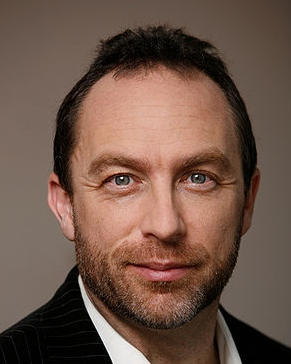
#> input picture webgl/jimmy.jpg, 291 x 364 px
$ python make_palettized_jpeg2000.py webgl/jimmy.jpg out.png
#> lines starting #> are read from the running program, lines starting #| are printed output that depends on the picture
#!/usr/bin/env python3

# Creates a jpeg2000 file with a palette, since I couldn't find any existing
# tool that does this :/

from PIL import Image
import argparse
import glymur
import numpy as np
import os

# requirements.txt:
# Pillow>=9.0.0
# numpy>=1.22.0
# glymur>=0.9.1

# To set up a new conda environment for this script:
#
# 1. Create the environment with the necessary packages listed in
#    requirements.txt:
#        conda create --name palettized_jp2_env python=3.9 -y
# 2. Activate the environment:
#        conda activate palettized_jp2_env
# 3. Install the dependencies using pip:
#        pip install -r requirements.txt
#
# Also need libopenjp2.dylib on search path:
#
#     export DYLD_LIBRARY_PATH=$PWD/../openjpeg/build/bin
#
# If you're using conda, don't run this as `./make_palettized_jpeg2000.py`
# as that will pick up system python instead of conda python. Run
# `python3 make_palettized_jpeg2000.py ...` instead. (Else, glymur will complain
# "You must have at least version 2.3.0 of OpenJPEG in order to write images."
# because it can't find libopenjp2.dylib.)

def create_palettized_jp2(image_path, output_path, num_colors=256,
                          macos_15_1_workaround=False):
    # 1. Load image
#> called with image_path = 'webgl/jimmy.jpg', output_path = 'out.png', num_colors = 256
    try:
        img = Image.open(image_path)
#> img is the input picture: PIL image 291x364 RGB; mean R, G, B 111.1, 85.5, 72.7
    except FileNotFoundError:
        print(f'Error: Image file not found at {image_path}')
        return
    except Exception as e:
        print(f'Error opening image: {e}')
        return

    # Convert to RGB (RGBA cannot use floyd steinberg dithering,
    # and we're not writing alpha anyways)
    img = img.convert('RGB')

    # 2. Compute palette, and apply it.
    palettized_img = img.quantize(colors=num_colors)
    palette = palettized_img.getpalette()
#> palette = 768 values, max 233 at index 0, min 0 at index 716, mean 88.14
    image_data = np.array(palettized_img)
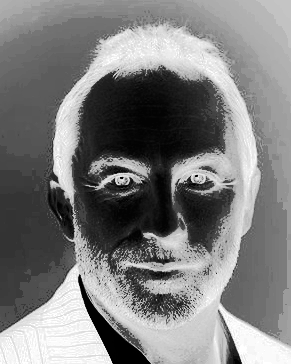
#> image_data: shape (364, 291); min 0, max 255, mean 125.2

    # 3. Create temporary grayscale JP2 with the palette indices.

    # Glymur seems to read the file if it exists. Delete it if it exists
    # to make sure glymur writes fresh files.
    try:
        os.remove('tmp.jp2')
    except:
        pass
    jp2 = glymur.Jp2k(
        'tmp.jp2',
        data=image_data,
        colorspace='gray',
        numres=4, # You can adjust this
    )

    # 4. Adjust boxes to turn it into a palettized jp2.
    #
    # Similar to rewrap_for_colormap() in
    # https://github.com/quintusdias/glymur/blob/master/glymur/tiff.py#L220
    #
    # If `tiff2jp2` worked, that would've been best! But I couldn't get it
    # to produce working output. I tried:
    #
    #     DYLD_LIBRARY_PATH=../tiff-4.7.0/libtiff/.libs:../openjpeg/build/bin \
    #         tiff2jp2 palette.tiff plaette.jp2

    # Find and update colr box to say this contains sRGB data
    # (colr stores state after palette application).
    boxes = jp2.box[:]
    jp2h_box = [box for box in boxes if box.box_id == 'jp2h'][0]

    colr_box = jp2h_box.box[1]  # colr box should be the second box
    assert colr_box.box_id == 'colr'
    colr_box.method = 1  # Enumerated color space
    colr_box.colorspace = 16 # sRGB

    # Create pclr box to store the palette
    num_palette_entries = len(palette) // 3

    if not all(p <= 127 for p in palette) and macos_15_1_workaround:
        # In macOS 15.1, Preview.app seems to not add 1 to the B^i field in the
        # pclr header, and errors out if any palette entry has a 127 < value <=
        # 255.  T.800 Table 1.13 makes it very clear that 1 should be added,
        # and everyone else does that, but the B^i text itself is a bit
        # unclear. Sigh.
        # If you don't care about Preview.app being able to open your file,
        # set this to 1. Else, this has to be 2 -- or keep the channel values
        # in the input image at < 127. (The image will look too dark everywhere
        # with this, including in Preview.app, but at least it'll show up.)
        # This is fixed in macOS 15.3. (I don't know the status in 15.2.)
        d = 2
        palette = [p // d for p in palette]

    palette = np.array(palette, dtype=np.uint8)
    palette = palette.reshape(num_palette_entries, 3)
    pclr_box = glymur.jp2box.PaletteBox(
        palette,
        [8] * palette.shape[1],
        [False] * palette.shape[1],
    )

    # Create cmap box to map 1st palette column to r, 2nd to g, 3rd to b.
    cmap_box = glymur.jp2box.ComponentMappingBox(
        component_index=(0, 0, 0),
        mapping_type=(1, 1, 1),
        palette_index=(0, 1, 2)
    )

    # Insert the new boxes after the colr box.
    jp2h_box.box.insert(2, pclr_box)
    jp2h_box.box.insert(3, cmap_box)

    # Rewrite grayscale jpeg2000 with new boxes.
    try:
        os.remove(output_path)
    except:
        pass
    jp2.wrap(output_path, boxes=boxes)

    print(f'Successfully created palettized JP2: {output_path}')


def main():
    parser = argparse.ArgumentParser(
        description='Create a palettized JPEG 2000 image.')
    parser.add_argument('image_path', help='path to input image file')
    parser.add_argument('output_path', help='path to output JP2 file')
    parser.add_argument('-c', '--colors', type=int, default=256,
                        help='Number of colors in the palette (default: 256)')
    parser.add_argument('--macos-15-1-workaround',
                        action=argparse.BooleanOptionalAction,
                        help='Make output openable on macOS 15.1 and earlier. '
                             'Darkens colors of output.')

    args = parser.parse_args()

    create_palettized_jp2(
        args.image_path,
        args.output_path,
        args.colors,
        args.macos_15_1_workaround,
    )
#> (the call stopped at in create_palettized_jp2, `jp2 = glymur.Jp2k( 'tmp.jp2', data=image_data, colorspace='gray', numr..`: glymur is not available in this run)

if __name__ == '__main__':
    main()

$ run again, on web/drop-color.png
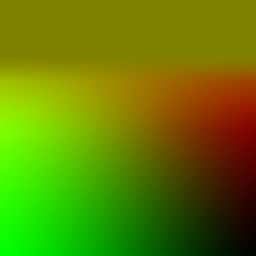
#> input picture web/drop-color.png, 128 x 128 px (shown 2 times larger)
#> in create_palettized_jp2, img is the input picture: PIL image 128x128 RGB; mean R, G, B 97.4, 128.4, 0
#> palette = 768 values, max 253 at index 25, min 0 at index 2, mean 72.39
#> in create_palettized_jp2, `image_data = np.array(palettized_img)`:
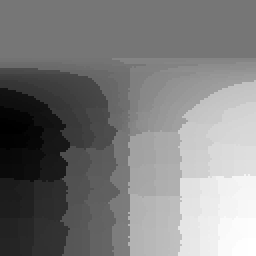
#> image_data: shape (128, 128) (shown 2 times larger); min 0, max 255, mean 124.9
